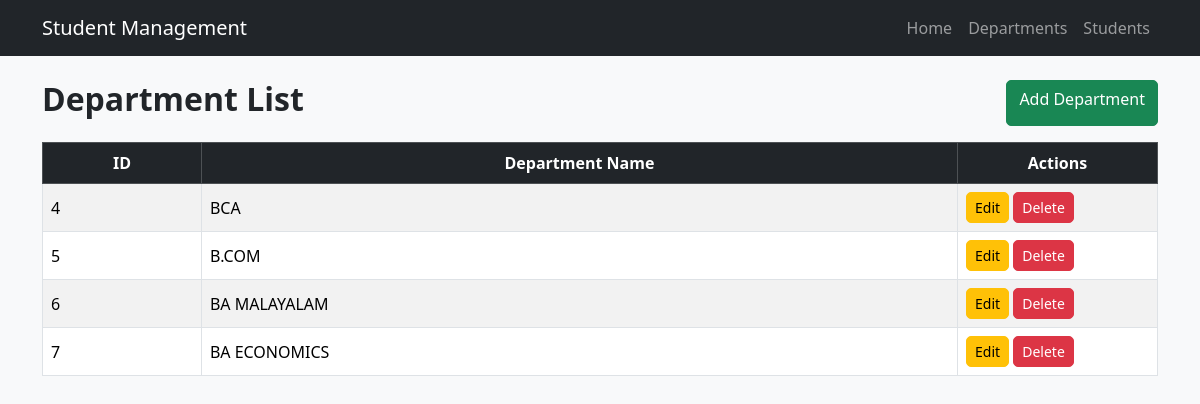
Screenshot of /departments/ with the database file from the repository.
### student/models.py (models this page shows, shortened)
class Department(models.Model):
    name = models.CharField(max_length=100)

### student/views.py (the view)
# urls.py: path("departments/", views.department_list, name="department_list"),
def department_list(request):
    departments = Department.objects.all()
    return render(request, "department/department_list.html", {
        "departments": departments
    })

### templates/department/department_list.html
{% extends 'base.html' %}
{% block content %}
<div class="d-flex justify-content-between mb-3">
    <h2>Department List</h2>
    <a href="{% url 'department_create' %}" class="btn btn-success">
        Add Department
    </a>
</div>
<table class="table table-bordered table-striped">
    <thead class="table-dark">
        <tr>
            <th>ID</th>
            <th>Department Name</th>
            <th width="200">Actions</th>
        </tr>
    </thead>
    <tbody>
    {% for department in departments %}
        <tr>
            <td>{{ department.id }}</td>
            <td>{{ department.name }}</td>
            <td>
                <a href="{% url 'department_update' department.id %}" class="btn btn-warning btn-sm">
                    Edit
                </a>
                <a href="{% url 'department_delete' department.id %}" class="btn btn-danger btn-sm">
                    Delete
                </a>
            </td>
        </tr>
    {% empty %}
        <tr>
            <td colspan="3" class="text-center">
                No Departments Found.
            </td>
        </tr>
    {% endfor %}
    </tbody>
</table>
{% endblock %}

### static/css/style.css (style rules this page uses)
body { background-color:#f8f9fa; }
table { background:white; }
table th { text-align:center; }
table td { vertical-align:middle; }
.btn { border-radius:5px; }
h1,h2,h3 { font-weight:bold; }

### rows the page displays
Department: id "4", name "BCA"
Department: id "5", name "B.COM"
Department: id "6", name "BA MALAYALAM"
Department: id "7", name "BA ECONOMICS"
